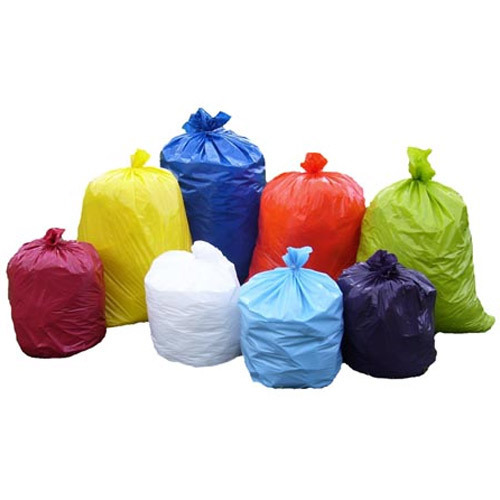
#> input picture garbagebags2.jpg, 500 x 500 px
$ python color_segment.py   (older library calls are emulated)
#> lines starting #> are read from the running program, lines starting #| are printed output that depends on the picture; after the words box and inside, x2 and y2 are one past the last pixel; in counts of white or black regions, pixels touching at a corner belong together
import numpy as np
import argparse
#import imutils
import cv2

#USAGE
#python color_segment3.py -i garbagebags2.jpg -o output.png -c rgb/hsv


# construct the argument parse and parse the arguments
ap = argparse.ArgumentParser()
ap.add_argument("-i", "--image", default="garbagebags2.jpg",
    help="path to the input image")
ap.add_argument("-o", "--output", default="output.jpg",
    help="path to the output image")
ap.add_argument("-c", "--color", default="hsv",
    help="define the color space you want to use for segmentation, RGB,HSV,L*")
args = vars(ap.parse_args())

# dict to count
counter = {}

# load the image
image_orig = cv2.imread(args["image"])
#> image_orig is the input picture: shape (500, 500, 3); mean B, G, R 202.8, 207.9, 213.3
height_orig, width_orig = image_orig.shape[:2]
#> height_orig = 500; width_orig = 500
Color=args['color']

if Color=='hsv':
    cv2.imshow("input",image_orig)
    image_orig=cv2.cvtColor(image_orig,cv2.COLOR_BGR2HSV)
#> image_orig: shape (500, 500, 3); mean H, S, V 33.3, 54.3, 225.5

# output image with contours
image_contours = image_orig.copy()

# colors to detect

colors = ['blue','yellow','red','green']

for color in colors:

    # copy of original image
    image_to_process = image_orig.copy()

    # initializes counter
    counter[color] = 0

    # define NumPy arrays of color boundaries (BGR/HSV vectors)
    if color == 'blue' and Color=='hsv':
        lower = np.array([101,50,38])
        upper = np.array([110,255,255])
    elif color == 'blue' and Color=='rgb':
        lower = np.array([ 86, 31,  4])
        upper = np.array([220, 88, 50])
   # [5 lines of commented-out code are left out]
    elif color=='yellow' and Color=='hsv':
        lower=np.array([20,100,100]) #110,238,219
        upper= np.array([30,255,255]) #130,238,219
    elif color == 'yellow' and Color=='rgb':
        lower = np.array([23,41,133 ]) #25,  146,  190
        upper = np.array([40,150,255]) #62, 174,  250
    elif color=='red' and Color=='hsv':
        lower = np.array([160,20,70]) #[30,150,50]
        upper = np.array([190,255,255])#[255,255,180]
    elif color == 'red' and Color=='rgb':
        lower = np.array([ 17,  15,  100])
        upper = np.array([50, 56,  200])
    elif color == 'green' and Color == 'hsv':
        lower=np.array([36,25,25])
        upper=np.array([70,255,255])
        # GREEN RGB BOUNDARIES Not working
    elif color == 'green' and Color == 'rgb':
        lower=np.array([124,252,0])
        upper=np.array([107,142,35])


##    elif color == 'black':
##        lower=np.array([0, 0, 0])
##        upper=np.array([180, 255, 30])

    # find the colors within the specified boundaries
    image_mask = cv2.inRange(image_to_process, lower, upper)
    #cv2.imshow("mask",image_mask)
    # apply the mask
    image_res = cv2.bitwise_and(image_to_process, image_to_process, mask = image_mask)

    # PREVIEW THE MASKED IMAGE
    while True:
        #cv2.imshow(color,np.hstack([image_orig,image_res]))
        cv2.imshow(color,image_res)
        if cv2.waitKey(10) & 0xFF == ord('q'):
            break
    ## load the image, convert it to grayscale, and blur it slightly
    #image_gray = cv2.cvtColor(image_res, cv2.COLOR_BGR2GRAY) # BGR 2 GRY
    a,c,image_gray = cv2.split(image_res)
    image_gray = cv2.GaussianBlur(image_gray, (5, 5), 0)
    # MORPHOLOGICAL TRANSFORMATION
    # perform edge detection, then perform a dilation + erosion to close gaps in between object edges
    image_edged = cv2.Canny(image_gray, 50, 100)

    image_edged = cv2.dilate(image_edged, None, iterations=10)

    # it erodes away the boundaries of foreground object
    image_edged = cv2.erode(image_edged, None, iterations=10)

    # find contours in the edge map
    cnts = cv2.findContours(image_edged.copy(), cv2.RETR_EXTERNAL, cv2.CHAIN_APPROX_SIMPLE)


    #The cv2.findContours function in OpenCV 2.4 returns a 2-tuple while in OpenCV 3 it returns a 3-tuple
    #cnts = cnts[0] if imutils.is_cv2() else cnts[1]
    cnts = cnts[0] if len(cnts) == 2 else cnts[1]
    # loop over the contours individually
    for c in cnts:

        # if the contour is not sufficiently large, ignore it
        if cv2.contourArea(c) < 30:
            continue

        # compute the Convex Hull of the contour

        hull = cv2.convexHull(c)

        if color == 'blue':
            # prints contours in rgb blue color
            cv2.drawContours(image_contours,[hull],0,(0,0,255),1)

        #elif color == 'white':
            # prints contours in green color
          #  cv2.drawContours(image_contours,[hull],0,(0,255,0),1)

        elif color == 'yellow':
            # prints contours in rgb red  color
            cv2.drawContours(image_contours,[hull],0,(255,0,0),1)

        elif color == 'red':
            # prints contours in rgb  green color
            cv2.drawContours(image_contours,[hull],0,(60, 100, 50),1) # Yellow 255,255,0

        elif color == 'green':
            # prints contours in rgb yellow color
            cv2.drawContours(image_contours,[hull],0,(255, 128, 0),1)
##        elif color == 'black':
##            # prints contours in yellow color
##            cv2.drawContours(image_contours,[hull],0,(0, 128, 255),1)

        counter[color] += 1

        #cv2.putText(image_contours, "{:.0f}".format(cv2.contourArea(c)), (int(hull[0][0][0]), int(hull[0][0][1])), cv2.FONT_HERSHEY_SIMPLEX, 0.65, (255, 255, 255), 2)

    # Print the number of colonies of each color
    print("{} {} Counts".format(counter[color],color))
#> this loop made 4 passes
#> pass 1, `image_mask = cv2.inRange(image_to_process, lower, upper)`:
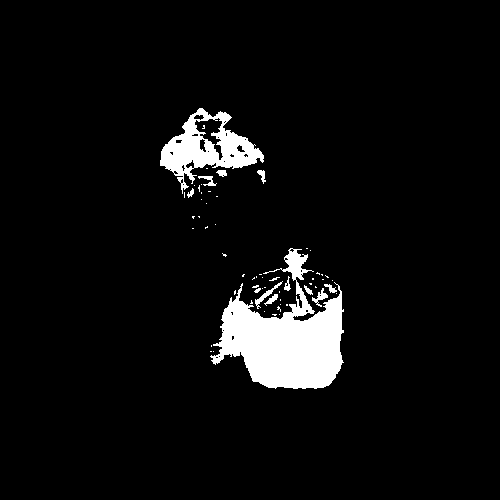
#> image_mask: shape (500, 500); 5.4% white; 63 white regions (50 under 20 px), largest, box (x1, y1, x2, y2) and area: (210, 248, 344, 389) 9251, (160, 108, 264, 194) 3441, (255, 281, 283, 309) 132
#> pass 1, `a,c,image_gray = cv2.split(image_res)`:
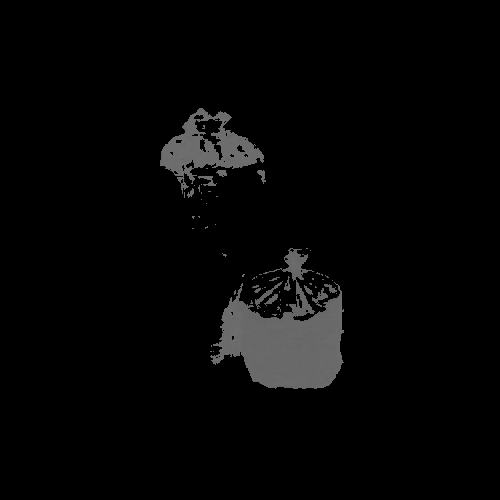
#> a: shape (500, 500); min 0, max 110, mean 5.8
#> pass 1, `a,c,image_gray = cv2.split(image_res)`:
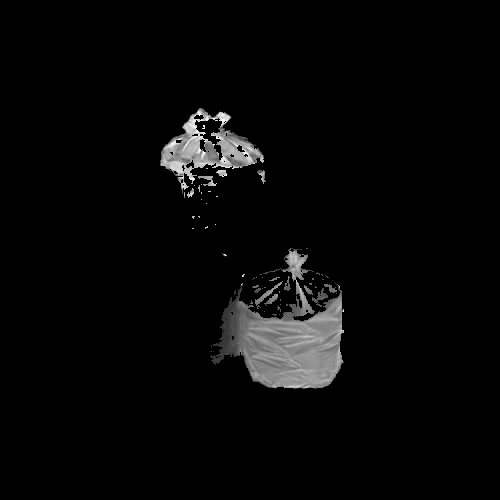
#> c: shape (500, 500); min 0, max 255, mean 7.5
#> after the loop: image_contours: shape (500, 500, 3); mean H, S, V 33.8, 53.9, 224.5
#> after the loop:
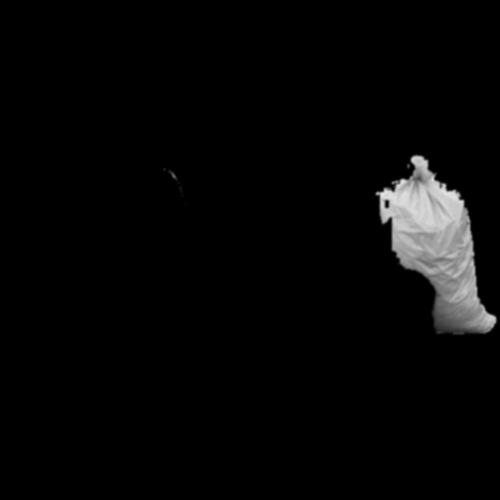
#> image_gray: shape (500, 500); min 0, max 232, mean 6.9
#> after the loop: image_res: shape (500, 500, 3); mean H, S, V 1.6, 7.7, 6.9
#> after the loop, counter = {'blue': 2, 'yellow': 2, 'red': 2, 'green': 2}

if Color=='hsv':
    image_contours=cv2.cvtColor(image_contours,cv2.COLOR_HSV2BGR)

else:
    pass
# Writes the output image

cv2.imwrite(args["output"],image_contours)

cv2.imshow("output",image_contours)

$ run again, with counting.png saved as garbagebags2.jpg
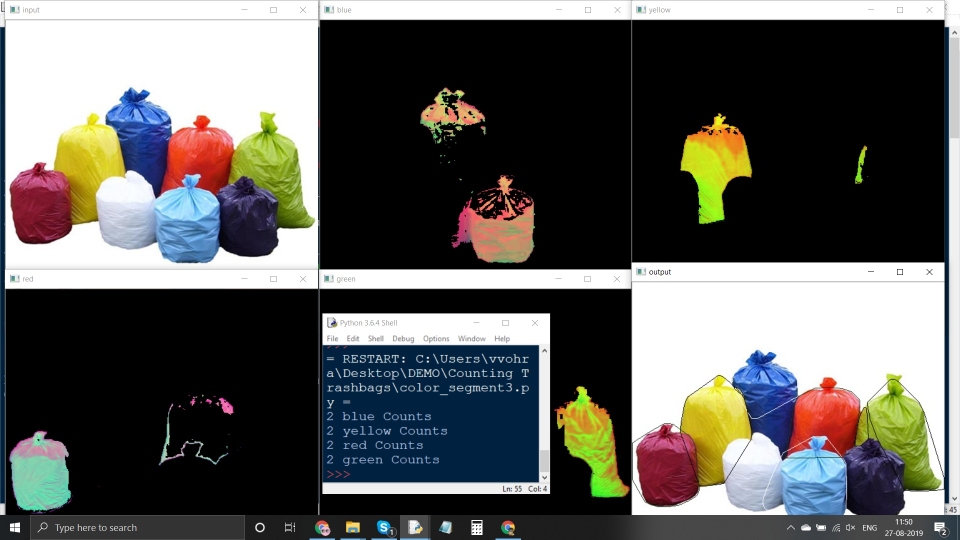
#> input picture counting.png, 1920 x 1080 px (shown at 1/2 size)
#> image_orig is the input picture: shape (1080, 1920, 3); mean B, G, R 91.4, 94.4, 94.4
#> image_orig: shape (1080, 1920, 3); mean H, S, V 26.2, 47.8, 104.3
#> after the loop `for color in colors:`:
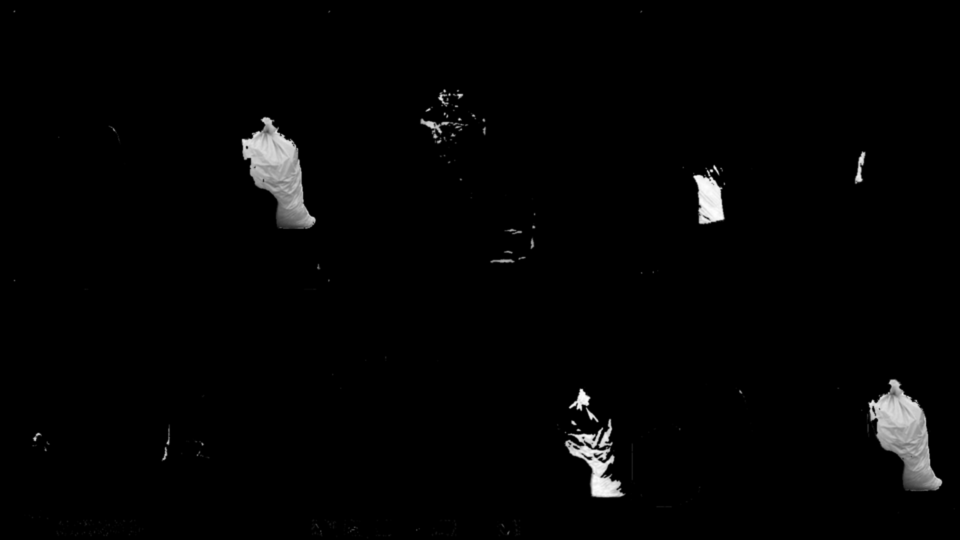
#> image_gray: shape (1080, 1920) (shown at 1/2 size); min 0, max 254, mean 4.2
#> after the loop `for color in colors:`: counter = {'blue': 13, 'yellow': 15, 'red': 22, 'green': 23}
#> `image_contours=cv2.cvtColor(image_contours,cv2.COLOR_HSV2BGR)`:
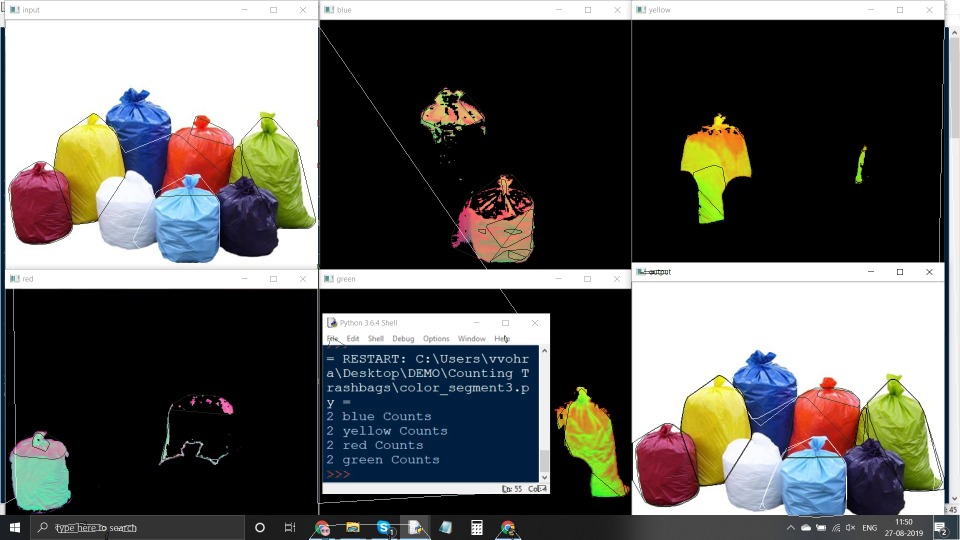
#> image_contours: shape (1080, 1920, 3) (shown at 1/2 size); mean B, G, R 91.4, 94.3, 94.3
